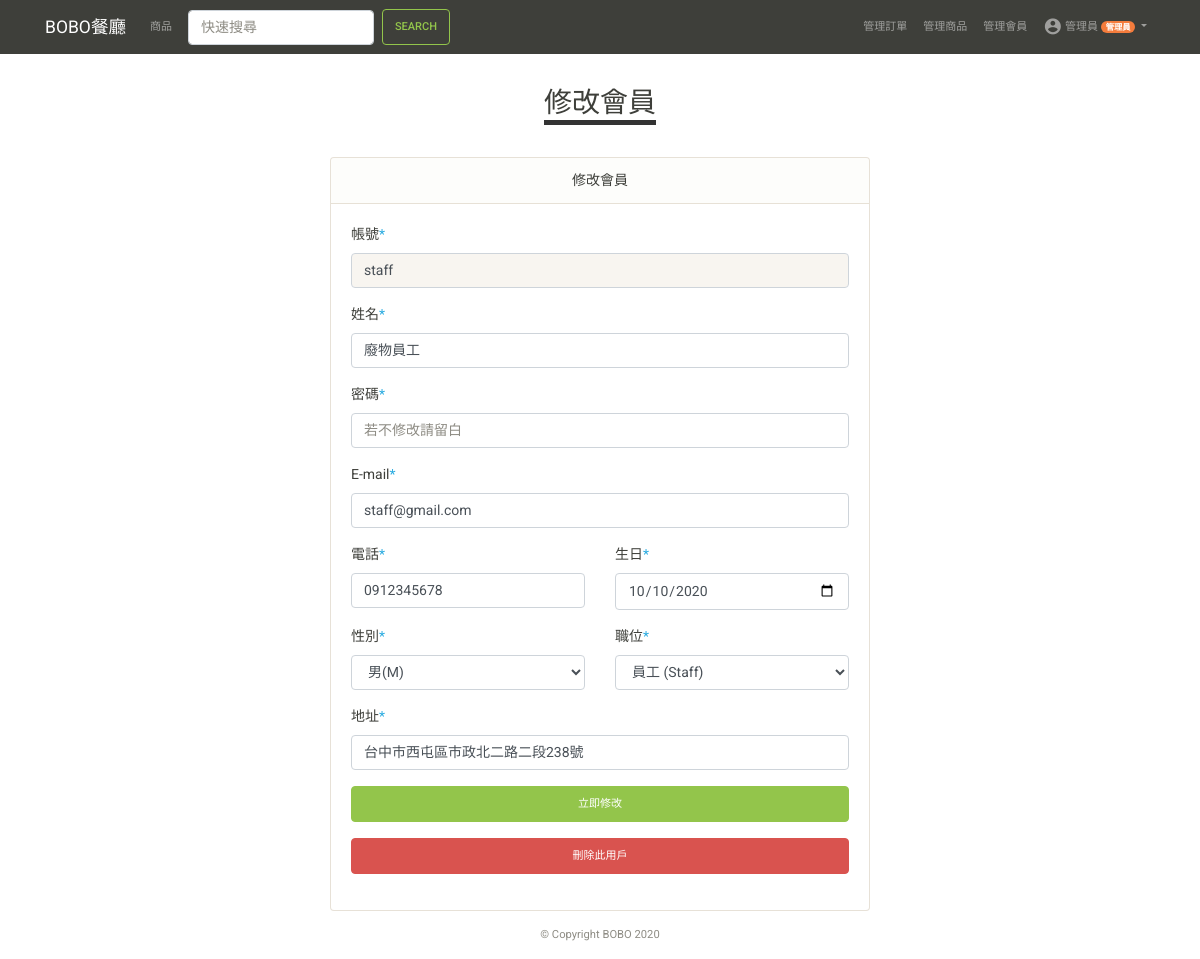
Page /user_list_detail.php?ID=staff (signed in) on the committed database.
### tables this page shows
CREATE TABLE MEMBER(
  ID VARCHAR(20) PRIMARY KEY,
  Password VARCHAR(128) ,
  Name VARCHAR(12) ,
  Email VARCHAR(30) ,
  Phone VARCHAR(10) ,
  RegDate TIMESTAMP DEFAULT CURRENT_TIMESTAMP,
  Birth DATE,
  Gender ENUM('M', 'F', 'N'),
  Address VARCHAR(100),
  Position ENUM('S', 'A', 'C') 
);

### verification.php (called while the page is built, shortened)
<?php
include('connection.php');
if(isset($_SESSION['ID'])){
  $user_id = $_SESSION['ID'];
  $sql = "SELECT * FROM MEMBER WHERE ID='$user_id'";
  $rows = mysqli_fetch_array($conn->query($sql));
  $user_name = $rows['Name'];
  $user_position = $rows['Position'];
}

### connection.php (called while the page is built, shortened)
<?php
  $conn = new mysqli(db_host, db_username, db_password, db_name);
  $conn->query("SET NAMES 'utf8mb4'");
  require_once('verification.php');

### user_list_detail.php (the view, shortened to what this page needs)
<?php include('connection.php'); ?>
<!DOCTYPE html>
<html>
<head>
  <?php include('style.php') ?>
</head>
<body>
  <?php include('nav.php') ?>
  <div class="container my-3">
    <div class="row">
      <div class="col-12 text-center">
        <h2 class="d-inline-block my-3" style="border-bottom:5px #333 solid;">修改會員</h2>
      </div>
      <?php
        $sql = "SELECT * FROM MEMBER
                WHERE ID ='" . $_GET['ID']."'";
        $result = $conn->query($sql);
        $row = mysqli_fetch_array($result);
        $ID=$row['ID'];
        $Name=$row['Name'];
        $Email=$row['Email'];
        $Phone=$row['Phone'];
        $Birth=$row['Birth'];
        $Gender=$row['Gender'];
        $Address=$row['Address'];
        $Position=$row['Position'];
       ?>
      <div class="col-12 col-lg-6 offset-lg-3 mt-3">
        <div class="card">
          <div class="card-header text-center">修改會員</div>
          <div class="card-body">
            <form class="row" action="user_list_detail_edit.php" method="post" enctype="multipart/form-data" >
              <div class="col-12 form-group">
                <label for="">帳號<span class="text-info">*</span></label>
                <input type="text" value="<?php echo $ID;?>" name="ID" class="form-control" readonly>
              </div>
              <div class="col-12 form-group">
                <label for="">姓名<span class="text-info">*</span></label>
                <input type="text" value="<?php echo $Name;?>" name="Name" placeholder="" class="form-control" required>
              </div>
              <div class="col-12 form-group">
                <label for="">密碼<span class="text-info">*</span></label>
                <input type="text" name="Password" placeholder = "若不修改請留白" class="form-control" >
              </div>
              <div class="col-12 form-group">
                <label for="">E-mail<span class="text-info">*</span></label>
                <input type="email" value="<?php echo $Email;?>" name="Email" maxlength="30" class="form-control" required>
              </div>
              <div class="col-12 col-lg-6 form-group">
                <label for="">電話<span class="text-info">*</span></label>
                <input type="text" name="Phone" value="<?php echo $Phone;?>" placeholder="0987654321" maxlength="10" class="form-control" required>
              </div>
              <div class="col-12 col-lg-6 form-group">
                <label for="">生日<span class="text-info">*</span></label>
                <input type="date" value="<?php echo $Birth;?>" name="Birth" placeholder="Birth" class="form-control" >
              </div>
              <div class="col-12 col-lg-6 form-group">
                <label for="">性別<span class="text-info">*</span></label>
                <select class="form-control" value="<?php echo $Gender;?>" name="Gender" required>
                  <?php
                    $genderList= array('M','F','N');
                    $genderTextList= array('男(M)','女(F)','未知(N)');
                    foreach ($genderList as $key => $ppap) {
                      $isThisSelected = ($Gender==$ppap)?'selected ':'';
                      echo '<option value="'.$ppap.'" '. $isThisSelected .' >'.$genderTextList[$key].'</option>';
                    }
                  ?>
                </select>
              </div>
              <div class="col-12 col-lg-6 form-group">
                <label for="">職位<span class="text-info">*</span></label>
                <select class="form-control" value="<?php echo $Position;?>" name="Position" required>
                  <?php
                    if ($Position=='A'){
                      $positionList= array('A');
                      $positionTextList = array('管理員 (Admin)');
                    }
                    else{
                      $positionList= array('C','S');
                      $positionTextList = array('顧客 (Customer)','員工 (Staff)');
                    }
                    foreach ($positionList as $key => $ppap) {
                      $isThisSelected = ($Position==$ppap)?'selected ':'';
                      echo '<option value="'.$ppap.'" '. $isThisSelected .' >'.$positionTextList[$key].'</option>';
                    }
                  ?>
                </select>
              </div>
              <div class="col-12 form-group">
                <label for="">地址<span class="text-info">*</span></label>
                <input type="text" name="Address" value="<?php echo $Address;?>" maxlength="100" class="form-control" >
              </div>
              <div class="col-12 form-group">
                <button class="btn btn-success btn-block" type="submit" >立即修改</button>
              </div>
              <div class="col-12 form-group">
                <a class="btn btn-danger btn-block" href="user_list_new_del.php?ID=<?php echo $ID;?>" >刪除此用戶</a>
              </div>
            </form>
          </div>
        </div>
      </div>
    </div>
  </div>
  <?php include('footer.php') ?>
</body>
</html>

### nav.php (shortened to what this page needs)
<?php
  $this_page = pathinfo($_SERVER['PHP_SELF'])['filename'];
  $admin_display  = ($user_position=='A'||$user_position=='S')?'':'d-none ';
?>
<nav id="navbar" class="navbar navbar-expand-lg navbar-dark bg-primary1 sticky-top " style="background:rgba(62,63,58,1);">
  <div class="container ">
    <a class="navbar-brand align-middle" href="index.php">
      <class="img-fluid" style="max-height:1.1rem"> BOBO餐廳
    </a>
    <div class="collapse navbar-collapse" id="navbarSupportedContent">
      <ul class="navbar-nav mr-auto">
        <li class="nav-item <?=($this_page =='product')?'active':'';?>">
          <a class="nav-link $customer_display" href="product.php">商品</a>
        </li>
        <form class="form-inline mx-0 mx-lg-2 my-2 my-lg-0" method="get" action="product.php">
          <input class="form-control mr-sm-2" type="search" placeholder="快速搜尋" name="keyword" required>
          <button class="btn btn-outline-success my-2 my-sm-0 " type="submit">Search</button>
        </form>
      </ul>
      <ul class="navbar-nav ml-auto">
        <li class="nav-item <?=($this_page =='order_list')?'active ':'' ?> <?=$admin_display ?>">
          <a class="nav-link" href="order_list.php">管理訂單</a>
        </li>
        <li class="nav-item <?=($this_page =='product_list')?'active ':'' ?> <?=$admin_display ?>">
          <a class="nav-link" href="product_list.php">管理商品</a>
        </li>
        <li class="nav-item <?=($this_page =='user_list')?'active ':'' ?> <?=$admin_display ?>">
          <a class="nav-link" href="user_list.php">管理會員</a>
        </li>
        <li class="nav-item dropdown <?=isset($_SESSION['ID'])?'':'d-none'?>">
          <a class="nav-link dropdown-toggle" href="#" id="user" role="button" data-toggle="dropdown" aria-haspopup="true" aria-expanded="false">
            <i class="material-icons">account_circle</i>
            <?=$user_name?>
            <?php
            if($user_position=='A'){
              echo '<span class="badge badge-pill badge-warning">管理員</span>';
            }else if($user_position=='S'){
              echo '<span class="badge badge-pill badge-info">店員</span>';
            }
            ?>
          </a>
        </li>
      </ul>
    </div>
  </div>
</nav>

### css/style.css (style rules this page uses)
i.material-icons { vertical-align: middle; font-size: 1.2rem; }

### rows in the picture
member: Name "管理員"
member: ID "staff", Name "廢物員工", Email "staff@gmail.com", Phone "0912345678", Birth "10/10/2020", Gender "男(M)", Position "員工 (Staff)", Address "台中市西屯區市政北二路二段238號"
